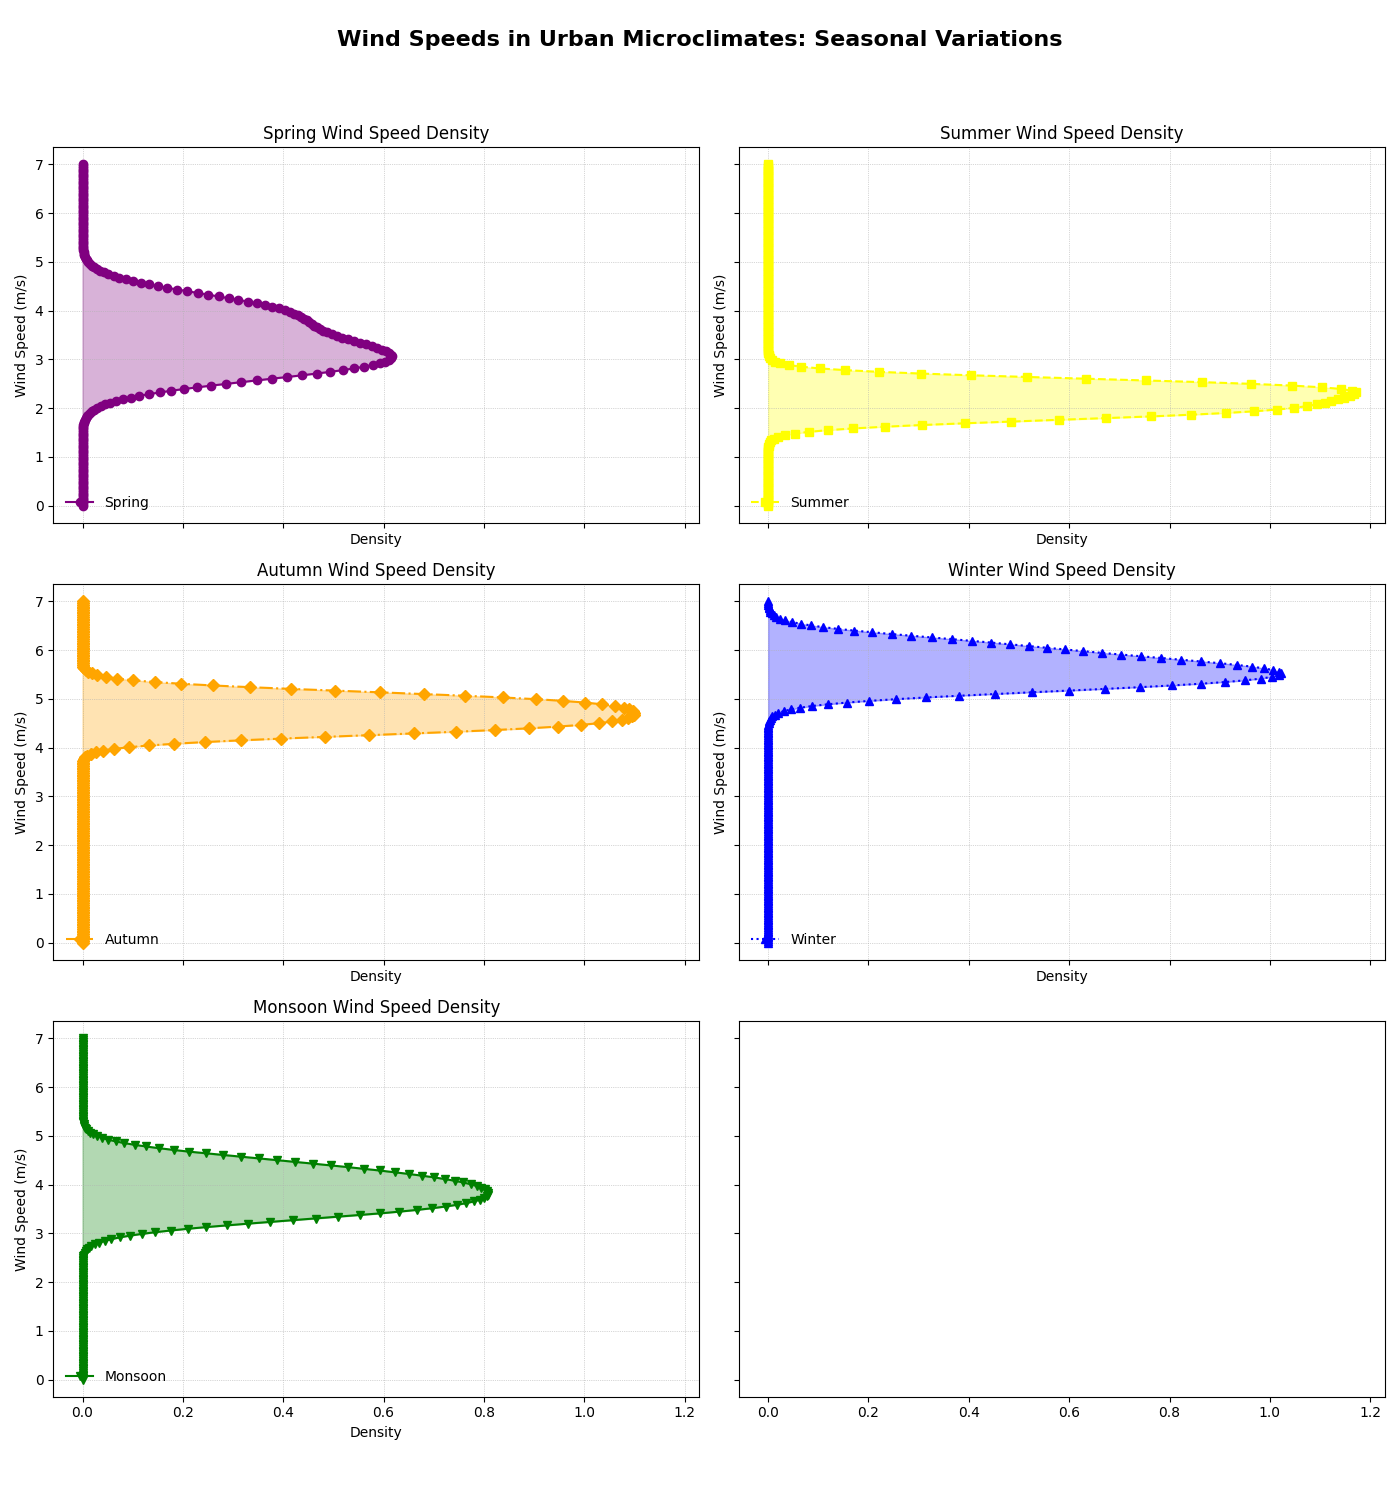

This figure's Python source:
import matplotlib.pyplot as plt
import numpy as np
from scipy.stats import gaussian_kde

spring_wind_speeds = np.array([3.2, 2.8, 3.5, 4.0, 3.1, 2.7, 3.8, 3.0, 4.2])
summer_wind_speeds = np.array([2.0, 1.8, 2.2, 2.5, 2.5, 1.9, 2.3, 2.4, 2.1])
autumn_wind_speeds = np.array([4.5, 4.3, 4.6, 5.0, 4.8, 4.7, 4.4, 4.9, 5.1])
winter_wind_speeds = np.array([5.5, 5.2, 5.8, 6.0, 5.6, 5.4, 5.7, 5.3, 6.2])
monsoon_wind_speeds = np.array([3.5, 3.3, 3.7, 4.5, 4.1, 3.9, 3.6, 4.0, 4.3])  # New data series

fig, ax = plt.subplots(3, 2, figsize=(14, 15), sharex=True, sharey=True)  # Adjust subplot grid to accommodate new data
seasons = ['Spring', 'Summer', 'Autumn', 'Winter', 'Monsoon']
wind_speed_data = [spring_wind_speeds, summer_wind_speeds, autumn_wind_speeds, winter_wind_speeds, monsoon_wind_speeds]

new_colors = ['purple', 'yellow', 'orange', 'blue', 'green']  # Add a new color
new_markers = ['o', 's', 'D', '^', 'v']  # Add a new marker
new_line_styles = ['-', '--', '-.', ':', '-']  # Use an existing line style

ax = ax.flatten()
for ax_, season, data, color, marker, linestyle in zip(ax, seasons, wind_speed_data, new_colors, new_markers, new_line_styles):
    density = gaussian_kde(data)
    x_vals = np.linspace(0, 7, 200)
    y_vals = density(x_vals)

    ax_.plot(y_vals, x_vals, color=color, linestyle=linestyle, marker=marker, label=f'{season}')
    ax_.fill_betweenx(x_vals, 0, y_vals, color=color, alpha=0.3)
    ax_.set_title(f'{season} Wind Speed Density', fontsize=12)
    ax_.set_ylabel('Wind Speed (m/s)', fontsize=10)
    ax_.set_xlabel('Density', fontsize=10)
    ax_.legend(loc='lower left', frameon=False)
    ax_.grid(True, linestyle=':', linewidth=0.5)

fig.suptitle("Wind Speeds in Urban Microclimates: Seasonal Variations", fontsize=16, fontweight='bold')
plt.tight_layout(rect=[0, 0.03, 1, 0.95])
plt.show()
